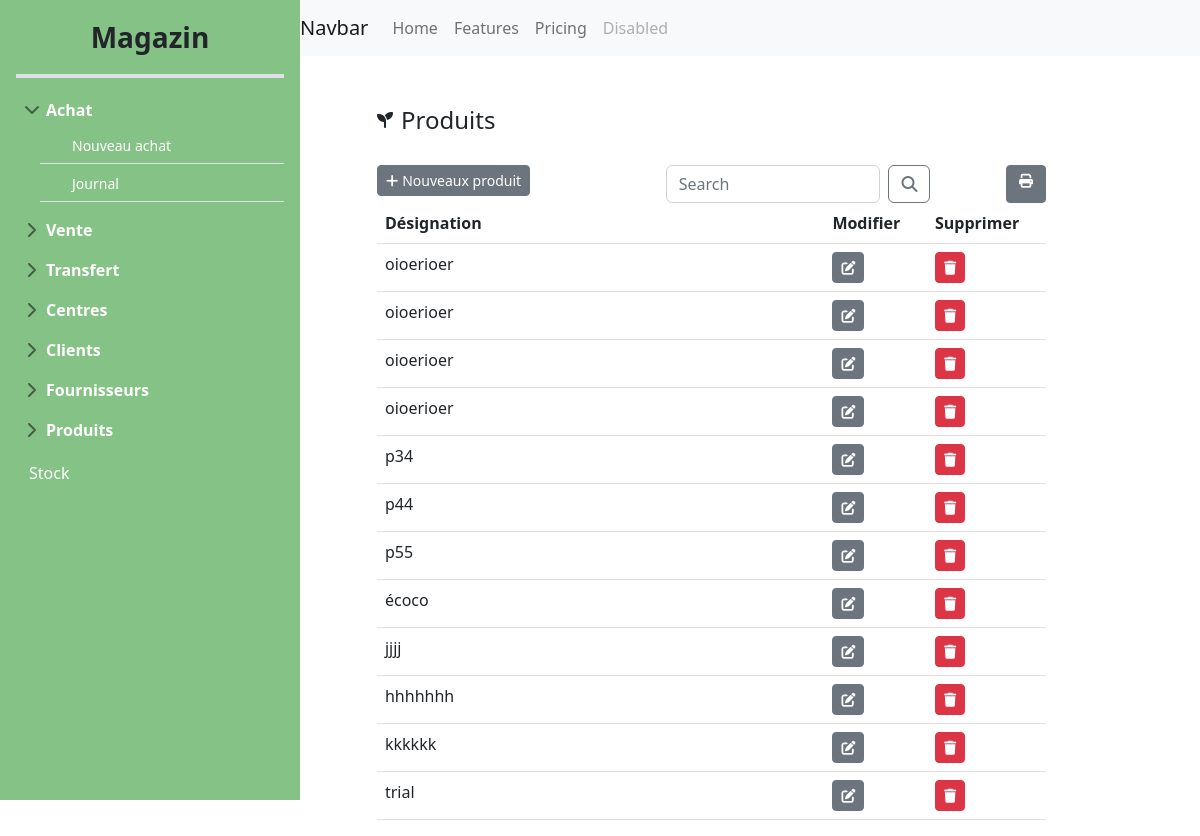
The app's page /productList/ with its own data.
### main_store/models.py (models this page shows)
class Produit(models.Model):
    code_P = models.AutoField(primary_key=True)
    designationP = models.CharField(max_length=50)

### main_store/views.py (the view)
# urls.py: path('productList/',views.afficher_produits,name='productList'),
def afficher_produits(request):
    if 'q' in request.GET:
        q=request.GET['q']
        produits=Produit.objects.filter(designationP__icontains=q)
    else:
        produits=Produit.objects.all()
    return render(request,"main-store/produits/productList.html",{"products":produits})

### templates/main-store/produits/productList.html (shortened to what this page needs)
{%extends 'main-store/base/baseStore.html' %}
{%block content%}
<div class="row">
    <div class="col-md-1"></div>
    <div class="col-md-11">
        <div class="d-flex align-items-center" style="padding-top: 50px;">
            <i class="fa-solid fa-seedling me-2"></i>
            <a href="{% url 'productList'%}" style="   color: inherit;
            text-decoration: none; " onmouseover="this.style.opacity='0.7'" onmouseout="this.style.opacity='1'">
                <h4 class="mb-0">Produits</h4>
            </a>
        </div>
    </div>
</div>
<div class="row" style="padding-top: 30px;">
    <div class="col-md-1"></div>
    <div class="col-md-9">
        <div class="card border-0">
            <div class="row">
                <div class="col-md-5">
                    <a class="btn btn-secondary btn-sm" href="{% url 'productAdd'%}">
                        <i class="fa-solid fa-plus me-1"></i>Nouveaux produit
                    </a>
                </div>
                <div class="col-md-5">
                    <form class="d-flex">
                        <input class="form-control me-2" name="q" type="search" placeholder="Search"
                            aria-label="Search">
                        <button class="btn btn-outline-secondary" type="submit"><i
                                class="fa-solid fa-magnifying-glass"></i></button>
                    </form>
                </div>
                <div class="col-md-2 d-flex justify-content-end">
                    <a class="btn btn-secondary btn-sm" href="{%url 'productPrint' %}"><i
                            class="fa-solid fa-print me-1 ms-1"></i></a>
                </div>
            </div>
        </div>
        <table class="table table-hover bg-white">
            <thead>
                <tr>
                    <th>Désignation</th>
                    <th> Modifier</th>
                    <th> Supprimer</th>
                </tr>
            </thead>
            <tbody>
                {% for product in products %}
                <tr>
                    <td class="col-md-6">{{product.designationP}}</td>
                    <td class="col-md-1"><a class="btn btn-secondary btn-sm"
                            href="{%url 'productEdit' product.code_P %}">
                            <i class="fa-solid fa-pen-to-square"></i></a></td>
                    <td class="col-md-1"><a class="btn btn-danger btn-sm"
                            href="{%url 'productDelete' product.code_P %}"> <i class="fa-solid fa-trash"></i>
                        </a></td>
                </tr>
                {% endfor %}
            </tbody>
        </table>
    </div>
    <div class="col-md-1"></div>
</div>
{%endblock%}

### static/custom.css (style rules this page uses)
th { font-weight: 600; }
body { min-height: 100vh; min-height: -webkit-fill-available; overflow-x: hidden; margin: 0; padding: 0; }
html { height: -webkit-fill-available; }

### records on screen
Produit: designationP "oioerioer"
Produit: designationP "oioerioer"
Produit: designationP "oioerioer"
Produit: designationP "oioerioer"
Produit: designationP "p34"
Produit: designationP "p44"
Produit: designationP "p55"
Produit: designationP "écoco"
Produit: designationP "jjjj"
Produit: designationP "hhhhhhh"
Produit: designationP "kkkkkk"
Produit: designationP "trial"
